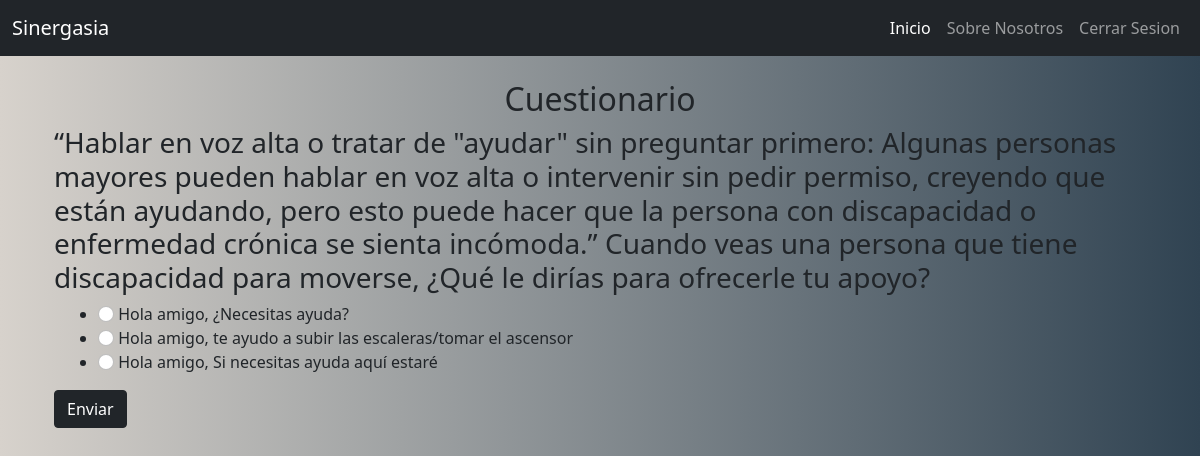
The app's page /psd/ (signed in) with its own data.
### Aplicacion1/models.py (models this page shows, shortened)
class preguntas(models.Model):   #creacion de preguntas
    num_respuestas_correctas = 1  #cuantas respuestas correctas van a tener las preguntas
    texto = models.TextField(verbose_name='texto de pregunta')
    max_puntaje = models.DecimalField(verbose_name='Maximo Puntaje', default=3, decimal_places=2, max_digits=6)

class respuestas(models.Model):   #creacion de las respuestas
    max_respuesta=4   #maximo numero de respuestas a escribir
    pregunta = models.ForeignKey(preguntas, related_name='opciones', on_delete=models.CASCADE)
    correcta = models.BooleanField(verbose_name='marcar si es la respuesta correcta', default=False, null=False)
    texto = models.TextField(verbose_name='Texto de la respuesta')

### Aplicacion1/views.py (the view)
# urls.py: path('psd/',psd,name="psd_url"),
@login_required
def psd(request):
    usuario, created = Usuario.objects.get_or_create(usuario=request.user)
    nueva_pregunta = usuario.nuevas_preguntas()
    opciones_respuesta = nueva_pregunta.opciones.all()
    if request.method == 'POST':
        form = RespuestaForm(request.POST)
        if form.is_valid():
            respuesta_seleccionada = form.cleaned_data['respuesta_seleccionada']
            pregunta_respondida, created = preguntasrespondidas.objects.get_or_create(quizuser=usuario, pregunta=nueva_pregunta, defaults={'respuesta': respuesta_seleccionada})
            if not created:
                pregunta_respondida.respuesta = respuesta_seleccionada
                pregunta_respondida.save()
                usuario.save()
            return redirect('retroalimentacion_url') #, pregunta_respondida.pk
    else:
        form = RespuestaForm()
    context = {
        'pregunta': nueva_pregunta,
        'opciones_respuesta': opciones_respuesta,
        'form': form,
    }
    return render(request, 'psd.html', context)

### Aplicacion1/forms.py
class RespuestaForm(forms.Form):
    respuesta_seleccionada = forms.ModelChoiceField(queryset=respuestas.objects.all(), empty_label=None)

### Aplicacion1/models.py (called while the page is built)
    def nuevas_preguntas(self):
        respondidas = preguntasrespondidas.objects.filter(quizuser=self).values_list('pregunta__pk', flat=True)
        preguntas_restantes = preguntas.objects.exclude(pk__in=respondidas)
        if not preguntas_restantes.exists():
            return None
        return random.choice(preguntas_restantes)

### Aplicacion1/templates/psd.html (shortened to what this page needs)
{% extends 'barra.html' %}
{% block content %}
    <br>
    <div class="container">
        <h2 style="text-align:center">Cuestionario</h2>
        <form method="POST">
                <div class="container">
                    <div class="preguntas">
                        <h3>{{ pregunta.texto }}</h3>
                        <ul>
                            <div class="container">
                                {% for respuesta in pregunta.opciones.all %}
                                    <li>
                                        <input class="form-check-input"type="radio" name="respuesta_seleccionada" id="respuesta"value="{{ respuesta.id }}">
                                        {{ respuesta.texto }}
                                    </li>
                                {% endfor %}
                            </div>
                        </ul>
                    </div>
                </div>
                <div class="container">
                    <button type="submit" class="btn btn-dark">Enviar</button>
                </div>
        </form>
    </div>
{% endblock %}

### Aplicacion1/static/css/estilos.css (style rules this page uses)
body { background: #304352; background: -webkit-linear-gradient(to right, #d7d2cc, #304352); background: linear-gradient(to right, #d7d2cc, #304352); }

### records on screen
preguntas: texto "“Hablar en voz alta o tratar de \"ayudar\" sin preguntar primero: Algunas personas mayores pueden hablar en voz alta o intervenir sin pedir permiso, creyendo que están ayudando, pero esto puede hacer que la persona con discapacidad o enfermedad crónica se sienta incómoda.” Cuando veas una persona que tiene discapacidad para moverse, ¿Qué le dirías para ofrecerle tu apoyo?"
respuestas: texto "Hola amigo, ¿Necesitas ayuda?"
respuestas: texto "Hola amigo, te ayudo a subir las escaleras/tomar el ascensor"
respuestas: texto "Hola amigo, Si necesitas ayuda aquí estaré"
